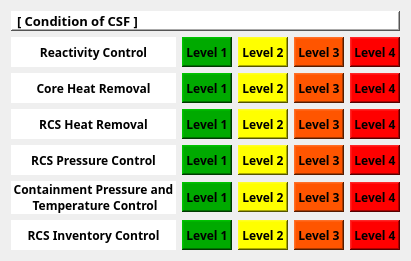
  <widget class="QWidget" name="gridLayoutWidget_2">
   <property name="geometry">
    <rect>
     <x>1180</x>
     <y>210</y>
     <width>411</width>
     <height>240</height>
    </rect>
   </property>
   <layout class="QGridLayout" name="gridLayout">
    <item row="0" column="0" colspan="5">
     <widget class="QLabel" name="label_3">
      <property name="maximumSize">
       <size>
        <width>1000</width>
        <height>20</height>
       </size>
      </property>
      <property name="font">
       <font>
        <family>Gadugi</family>
        <pointsize>10</pointsize>
        <weight>75</weight>
        <bold>true</bold>
       </font>
      </property>
      <property name="styleSheet">
       <string notr="true">background-color: rgb(255, 255, 255);</string>
      </property>
      <property name="frameShape">
       <enum>QFrame::WinPanel</enum>
      </property>
      <property name="frameShadow">
       <enum>QFrame::Raised</enum>
      </property>
      <property name="text">
       <string>[ Condition of CSF ]</string>
      </property>
      <property name="alignment">
       <set>Qt::AlignLeading|Qt::AlignLeft|Qt::AlignVCenter</set>
      </property>
     </widget>
    </item>
    <item row="3" column="0">
     <widget class="QLabel" name="label_6">
      <property name="font">
       <font>
        <family>Gadugi</family>
        <weight>75</weight>
        <bold>true</bold>
       </font>
      </property>
      <property name="styleSheet">
       <string notr="true">background-color: rgb(255, 255, 255);</string>
      </property>
      <property name="text">
       <string>RCS Heat Removal</string>
      </property>
      <property name="alignment">
       <set>Qt::AlignCenter</set>
      </property>
     </widget>
    </item>
    <item row="5" column="0">
     <widget class="QLabel" name="label_8">
      <property name="font">
       <font>
        <family>Gadugi</family>
        <weight>75</weight>
        <bold>true</bold>
       </font>
      </property>
      <property name="styleSheet">
       <string notr="true">background-color: rgb(255, 255, 255);</string>
      </property>
      <property name="text">
       <string>Containment Pressure and
 Temperature Control</string>
      </property>
      <property name="alignment">
       <set>Qt::AlignCenter</set>
      </property>
     </widget>
    </item>
    <item row="6" column="4">
     <widget class="QLabel" name="CSF_1_24">
      <property name="sizePolicy">
       <sizepolicy hsizetype="Fixed" vsizetype="Fixed">
        <horstretch>0</horstretch>
        <verstretch>0</verstretch>
       </sizepolicy>
      </property>
      <property name="minimumSize">
       <size>
        <width>50</width>
        <height>30</height>
       </size>
      </property>
      <property name="maximumSize">
       <size>
        <width>50</width>
        <height>30</height>
       </size>
      </property>
      <property name="font">
       <font>
        <family>Gadugi</family>
        <weight>75</weight>
        <bold>true</bold>
       </font>
      </property>
      <property name="styleSheet">
       <string notr="true">background-color: rgb(255, 0, 0);</string>
      </property>
      <property name="frameShape">
       <enum>QFrame::WinPanel</enum>
      </property>
      <property name="frameShadow">
       <enum>QFrame::Raised</enum>
      </property>
      <property name="text">
       <string>Level 4</string>
      </property>
      <property name="alignment">
       <set>Qt::AlignCenter</set>
      </property>
     </widget>
    </item>
    <item row="4" column="0">
     <widget class="QLabel" name="label_7">
      <property name="font">
       <font>
        <family>Gadugi</family>
        <weight>75</weight>
        <bold>true</bold>
       </font>
      </property>
      <property name="styleSheet">
       <string notr="true">background-color: rgb(255, 255, 255);</string>
      </property>
      <property name="text">
       <string>RCS Pressure Control</string>
      </property>
      <property name="alignment">
       <set>Qt::AlignCenter</set>
      </property>
     </widget>
    </item>
    <item row="6" column="2">
     <widget class="QLabel" name="CSF_1_22">
      <property name="sizePolicy">
       <sizepolicy hsizetype="Fixed" vsizetype="Fixed">
        <horstretch>0</horstretch>
        <verstretch>0</verstretch>
       </sizepolicy>
      </property>
      <property name="minimumSize">
       <size>
        <width>50</width>
        <height>30</height>
       </size>
      </property>
      <property name="maximumSize">
       <size>
        <width>50</width>
        <height>30</height>
       </size>
      </property>
      <property name="font">
       <font>
        <family>Gadugi</family>
        <weight>75</weight>
        <bold>true</bold>
       </font>
      </property>
      <property name="styleSheet">
       <string notr="true">background-color: rgb(255, 255, 0);</string>
      </property>
      <property name="frameShape">
       <enum>QFrame::WinPanel</enum>
      </property>
      <property name="frameShadow">
       <enum>QFrame::Raised</enum>
      </property>
      <property name="text">
       <string>Level 2</string>
      </property>
      <property name="alignment">
       <set>Qt::AlignCenter</set>
      </property>
     </widget>
    </item>
    <item row="6" column="1">
     <widget class="QLabel" name="CSF_1_21">
      <property name="sizePolicy">
       <sizepolicy hsizetype="Fixed" vsizetype="Fixed">
        <horstretch>0</horstretch>
        <verstretch>0</verstretch>
       </sizepolicy>
      </property>
      <property name="minimumSize">
       <size>
        <width>50</width>
        <height>30</height>
       </size>
      </property>
      <property name="maximumSize">
       <size>
        <width>50</width>
        <height>30</height>
       </size>
      </property>
      <property name="font">
       <font>
        <family>Gadugi</family>
        <weight>75</weight>
        <bold>true</bold>
       </font>
      </property>
      <property name="styleSheet">
       <string notr="true">background-color: rgb(0, 170, 0);</string>
      </property>
      <property name="frameShape">
       <enum>QFrame::WinPanel</enum>
      </property>
      <property name="frameShadow">
       <enum>QFrame::Raised</enum>
      </property>
      <property name="text">
       <string>Level 1</string>
      </property>
      <property name="alignment">
       <set>Qt::AlignCenter</set>
      </property>
     </widget>
    </item>
    <item row="6" column="0">
     <widget class="QLabel" name="label_9">
      <property name="font">
       <font>
        <family>Gadugi</family>
        <weight>75</weight>
        <bold>true</bold>
       </font>
      </property>
      <property name="styleSheet">
       <string notr="true">background-color: rgb(255, 255, 255);</string>
      </property>
      <property name="text">
       <string>RCS Inventory Control</string>
      </property>
      <property name="alignment">
       <set>Qt::AlignCenter</set>
      </property>
     </widget>
    </item>
    <item row="6" column="3">
     <widget class="QLabel" name="CSF_1_23">
      <property name="sizePolicy">
       <sizepolicy hsizetype="Fixed" vsizetype="Fixed">
        <horstretch>0</horstretch>
        <verstretch>0</verstretch>
       </sizepolicy>
      </property>
      <property name="minimumSize">
       <size>
        <width>50</width>
        <height>30</height>
       </size>
      </property>
      <property name="maximumSize">
       <size>
        <width>50</width>
        <height>30</height>
       </size>
      </property>
      <property name="font">
       <font>
        <family>Gadugi</family>
        <weight>75</weight>
        <bold>true</bold>
       </font>
      </property>
      <property name="styleSheet">
       <string notr="true">background-color: rgb(255, 85, 0);</string>
      </property>
      <property name="frameShape">
       <enum>QFrame::WinPanel</enum>
      </property>
      <property name="frameShadow">
       <enum>QFrame::Raised</enum>
      </property>
      <property name="text">
       <string>Level 3</string>
      </property>
      <property name="alignment">
       <set>Qt::AlignCenter</set>
      </property>
     </widget>
    </item>
    <item row="4" column="2">
     <widget class="QLabel" name="CSF_1_14">
      <property name="sizePolicy">
       <sizepolicy hsizetype="Fixed" vsizetype="Fixed">
        <horstretch>0</horstretch>
        <verstretch>0</verstretch>
       </sizepolicy>
      </property>
      <property name="minimumSize">
       <size>
        <width>50</width>
        <height>30</height>
       </size>
      </property>
      <property name="maximumSize">
       <size>
        <width>50</width>
        <height>30</height>
       </size>
      </property>
      <property name="font">
       <font>
        <family>Gadugi</family>
        <weight>75</weight>
        <bold>true</bold>
       </font>
      </property>
      <property name="styleSheet">
       <string notr="true">background-color: rgb(255, 255, 0);</string>
      </property>
      <property name="frameShape">
       <enum>QFrame::WinPanel</enum>
      </property>
      <property name="frameShadow">
       <enum>QFrame::Raised</enum>
      </property>
      <property name="text">
       <string>Level 2</string>
      </property>
      <property name="alignment">
       <set>Qt::AlignCenter</set>
      </property>
     </widget>
    </item>
    <item row="2" column="2">
     <widget class="QLabel" name="CSF_1_6">
      <property name="sizePolicy">
       <sizepolicy hsizetype="Fixed" vsizetype="Fixed">
        <horstretch>0</horstretch>
        <verstretch>0</verstretch>
       </sizepolicy>
      </property>
      <property name="minimumSize">
       <size>
        <width>50</width>
        <height>30</height>
       </size>
      </property>
      <property name="maximumSize">
       <size>
        <width>50</width>
        <height>30</height>
       </size>
      </property>
      <property name="font">
       <font>
        <family>Gadugi</family>
        <weight>75</weight>
        <bold>true</bold>
       </font>
      </property>
      <property name="styleSheet">
       <string notr="true">background-color: rgb(255, 255, 0);</string>
      </property>
      <property name="frameShape">
       <enum>QFrame::WinPanel</enum>
      </property>
      <property name="frameShadow">
       <enum>QFrame::Raised</enum>
      </property>
      <property name="text">
       <string>Level 2</string>
      </property>
      <property name="alignment">
       <set>Qt::AlignCenter</set>
      </property>
     </widget>
    </item>
    <item row="1" column="3">
     <widget class="QLabel" name="CSF_1_3">
      <property name="sizePolicy">
       <sizepolicy hsizetype="Fixed" vsizetype="Fixed">
        <horstretch>0</horstretch>
        <verstretch>0</verstretch>
       </sizepolicy>
      </property>
      <property name="minimumSize">
       <size>
        <width>50</width>
        <height>30</height>
       </size>
      </property>
      <property name="maximumSize">
       <size>
        <width>50</width>
        <height>30</height>
       </size>
      </property>
      <property name="font">
       <font>
        <family>Gadugi</family>
        <weight>75</weight>
        <bold>true</bold>
       </font>
      </property>
      <property name="styleSheet">
       <string notr="true">background-color: rgb(255, 85, 0);</string>
      </property>
      <property name="frameShape">
       <enum>QFrame::WinPanel</enum>
      </property>
      <property name="frameShadow">
       <enum>QFrame::Raised</enum>
      </property>
      <property name="text">
       <string>Level 3</string>
      </property>
      <property name="alignment">
       <set>Qt::AlignCenter</set>
      </property>
     </widget>
    </item>
    <item row="2" column="3">
     <widget class="QLabel" name="CSF_1_7">
      <property name="sizePolicy">
       <sizepolicy hsizetype="Fixed" vsizetype="Fixed">
        <horstretch>0</horstretch>
        <verstretch>0</verstretch>
       </sizepolicy>
      </property>
      <property name="minimumSize">
       <size>
        <width>50</width>
        <height>30</height>
       </size>
      </property>
      <property name="maximumSize">
       <size>
        <width>50</width>
        <height>30</height>
       </size>
      </property>
      <property name="font">
       <font>
        <family>Gadugi</family>
        <weight>75</weight>
        <bold>true</bold>
       </font>
      </property>
      <property name="styleSheet">
       <string notr="true">background-color: rgb(255, 85, 0);</string>
      </property>
      <property name="frameShape">
       <enum>QFrame::WinPanel</enum>
      </property>
      <property name="frameShadow">
       <enum>QFrame::Raised</enum>
      </property>
      <property name="text">
       <string>Level 3</string>
      </property>
      <property name="alignment">
       <set>Qt::AlignCenter</set>
      </property>
     </widget>
    </item>
    <item row="2" column="1">
     <widget class="QLabel" name="CSF_1_5">
      <property name="sizePolicy">
       <sizepolicy hsizetype="Fixed" vsizetype="Fixed">
        <horstretch>0</horstretch>
        <verstretch>0</verstretch>
       </sizepolicy>
      </property>
      <property name="minimumSize">
       <size>
        <width>50</width>
        <height>30</height>
       </size>
      </property>
      <property name="maximumSize">
       <size>
        <width>50</width>
        <height>30</height>
       </size>
      </property>
      <property name="font">
       <font>
        <family>Gadugi</family>
        <weight>75</weight>
        <bold>true</bold>
       </font>
      </property>
      <property name="styleSheet">
       <string notr="true">background-color: rgb(0, 170, 0);</string>
      </property>
      <property name="frameShape">
       <enum>QFrame::WinPanel</enum>
      </property>
      <property name="frameShadow">
       <enum>QFrame::Raised</enum>
      </property>
      <property name="text">
       <string>Level 1</string>
      </property>
      <property name="alignment">
       <set>Qt::AlignCenter</set>
      </property>
     </widget>
    </item>
    <item row="2" column="0">
     <widget class="QLabel" name="label_5">
      <property name="font">
       <font>
        <family>Gadugi</family>
        <weight>75</weight>
        <bold>true</bold>
       </font>
      </property>
      <property name="styleSheet">
       <string notr="true">background-color: rgb(255, 255, 255);</string>
      </property>
      <property name="text">
       <string>Core Heat Removal</string>
      </property>
      <property name="alignment">
       <set>Qt::AlignCenter</set>
      </property>
     </widget>
    </item>
    <item row="1" column="2">
     <widget class="QLabel" name="CSF_1_2">
      <property name="sizePolicy">
       <sizepolicy hsizetype="Fixed" vsizetype="Fixed">
        <horstretch>0</horstretch>
        <verstretch>0</verstretch>
       </sizepolicy>
      </property>
      <property name="minimumSize">
       <size>
        <width>50</width>
        <height>30</height>
       </size>
      </property>
      <property name="maximumSize">
       <size>
        <width>50</width>
        <height>30</height>
       </size>
      </property>
      <property name="font">
       <font>
        <family>Gadugi</family>
        <weight>75</weight>
        <bold>true</bold>
       </font>
      </property>
      <property name="styleSheet">
       <string notr="true">background-color: rgb(255, 255, 0);</string>
      </property>
      <property name="frameShape">
       <enum>QFrame::WinPanel</enum>
      </property>
      <property name="frameShadow">
       <enum>QFrame::Raised</enum>
      </property>
      <property name="text">
       <string>Level 2</string>
      </property>
      <property name="alignment">
       <set>Qt::AlignCenter</set>
      </property>
     </widget>
    </item>
    <item row="1" column="0">
     <widget class="QLabel" name="label_4">
      <property name="font">
       <font>
        <family>Gadugi</family>
        <weight>75</weight>
        <bold>true</bold>
       </font>
      </property>
      <property name="styleSheet">
       <string notr="true">background-color: rgb(255, 255, 255);</string>
      </property>
      <property name="text">
       <string>Reactivity Control</string>
      </property>
      <property name="alignment">
       <set>Qt::AlignCenter</set>
      </property>
     </widget>
    </item>
    <item row="4" column="1">
     <widget class="QLabel" name="CSF_1_13">
      <property name="sizePolicy">
       <sizepolicy hsizetype="Fixed" vsizetype="Fixed">
        <horstretch>0</horstretch>
        <verstretch>0</verstretch>
       </sizepolicy>
      </property>
      <property name="minimumSize">
       <size>
        <width>50</width>
        <height>30</height>
       </size>
      </property>
      <property name="maximumSize">
       <size>
        <width>50</width>
        <height>30</height>
       </size>
      </property>
      <property name="font">
       <font>
        <family>Gadugi</family>
        <weight>75</weight>
        <bold>true</bold>
       </font>
      </property>
      <property name="styleSheet">
       <string notr="true">background-color: rgb(0, 170, 0);</string>
      </property>
      <property name="frameShape">
       <enum>QFrame::WinPanel</enum>
      </property>
      <property name="frameShadow">
       <enum>QFrame::Raised</enum>
      </property>
      <property name="text">
       <string>Level 1</string>
      </property>
      <property name="alignment">
       <set>Qt::AlignCenter</set>
      </property>
     </widget>
    </item>
    <item row="3" column="3">
     <widget class="QLabel" name="CSF_1_11">
      <property name="sizePolicy">
       <sizepolicy hsizetype="Fixed" vsizetype="Fixed">
        <horstretch>0</horstretch>
        <verstretch>0</verstretch>
       </sizepolicy>
      </property>
      <property name="minimumSize">
       <size>
        <width>50</width>
        <height>30</height>
       </size>
      </property>
      <property name="maximumSize">
       <size>
        <width>50</width>
        <height>30</height>
       </size>
      </property>
      <property name="font">
       <font>
        <family>Gadugi</family>
        <weight>75</weight>
        <bold>true</bold>
       </font>
      </property>
      <property name="styleSheet">
       <string notr="true">background-color: rgb(255, 85, 0);</string>
      </property>
      <property name="frameShape">
       <enum>QFrame::WinPanel</enum>
      </property>
      <property name="frameShadow">
       <enum>QFrame::Raised</enum>
      </property>
      <property name="text">
       <string>Level 3</string>
      </property>
      <property name="alignment">
       <set>Qt::AlignCenter</set>
      </property>
     </widget>
    </item>
    <item row="4" column="3">
     <widget class="QLabel" name="CSF_1_15">
      <property name="sizePolicy">
       <sizepolicy hsizetype="Fixed" vsizetype="Fixed">
        <horstretch>0</horstretch>
        <verstretch>0</verstretch>
       </sizepolicy>
      </property>
      <property name="minimumSize">
       <size>
        <width>50</width>
        <height>30</height>
       </size>
      </property>
      <property name="maximumSize">
       <size>
        <width>50</width>
        <height>30</height>
       </size>
      </property>
      <property name="font">
       <font>
        <family>Gadugi</family>
        <weight>75</weight>
        <bold>true</bold>
       </font>
      </property>
      <property name="styleSheet">
       <string notr="true">background-color: rgb(255, 85, 0);</string>
      </property>
      <property name="frameShape">
       <enum>QFrame::WinPanel</enum>
      </property>
      <property name="frameShadow">
       <enum>QFrame::Raised</enum>
      </property>
      <property name="text">
       <string>Level 3</string>
      </property>
      <property name="alignment">
       <set>Qt::AlignCenter</set>
      </property>
     </widget>
    </item>
    <item row="3" column="1">
     <widget class="QLabel" name="CSF_1_9">
      <property name="sizePolicy">
       <sizepolicy hsizetype="Fixed" vsizetype="Fixed">
        <horstretch>0</horstretch>
        <verstretch>0</verstretch>
       </sizepolicy>
      </property>
      <property name="minimumSize">
       <size>
        <width>50</width>
        <height>30</height>
       </size>
      </property>
      <property name="maximumSize">
       <size>
        <width>50</width>
        <height>30</height>
       </size>
      </property>
      <property name="font">
       <font>
        <family>Gadugi</family>
        <weight>75</weight>
        <bold>true</bold>
       </font>
      </property>
      <property name="styleSheet">
       <string notr="true">background-color: rgb(0, 170, 0);</string>
      </property>
      <property name="frameShape">
       <enum>QFrame::WinPanel</enum>
      </property>
      <property name="frameShadow">
       <enum>QFrame::Raised</enum>
      </property>
      <property name="text">
       <string>Level 1</string>
      </property>
      <property name="alignment">
       <set>Qt::AlignCenter</set>
      </property>
     </widget>
    </item>
    <item row="1" column="1">
     <widget class="QLabel" name="CSF_1_1">
      <property name="sizePolicy">
       <sizepolicy hsizetype="Fixed" vsizetype="Fixed">
        <horstretch>0</horstretch>
        <verstretch>0</verstretch>
       </sizepolicy>
      </property>
      <property name="minimumSize">
       <size>
        <width>50</width>
        <height>30</height>
       </size>
      </property>
      <property name="maximumSize">
       <size>
        <width>50</width>
        <height>30</height>
       </size>
      </property>
      <property name="font">
       <font>
        <family>Gadugi</family>
        <weight>75</weight>
        <bold>true</bold>
       </font>
      </property>
      <property name="styleSheet">
       <string notr="true">background-color: rgb(0, 170, 0);</string>
      </property>
      <property name="frameShape">
       <enum>QFrame::WinPanel</enum>
      </property>
      <property name="frameShadow">
       <enum>QFrame::Raised</enum>
      </property>
      <property name="text">
       <string>Level 1</string>
      </property>
      <property name="alignment">
       <set>Qt::AlignCenter</set>
      </property>
     </widget>
    </item>
    <item row="3" column="4">
     <widget class="QLabel" name="CSF_1_12">
      <property name="sizePolicy">
       <sizepolicy hsizetype="Fixed" vsizetype="Fixed">
        <horstretch>0</horstretch>
        <verstretch>0</verstretch>
       </sizepolicy>
      </property>
      <property name="minimumSize">
       <size>
        <width>50</width>
        <height>30</height>
       </size>
      </property>
      <property name="maximumSize">
       <size>
        <width>50</width>
        <height>30</height>
       </size>
      </property>
      <property name="font">
       <font>
        <family>Gadugi</family>
        <weight>75</weight>
        <bold>true</bold>
       </font>
      </property>
      <property name="styleSheet">
       <string notr="true">background-color: rgb(255, 0, 0);</string>
      </property>
      <property name="frameShape">
       <enum>QFrame::WinPanel</enum>
      </property>
      <property name="frameShadow">
       <enum>QFrame::Raised</enum>
      </property>
      <property name="text">
       <string>Level 4</string>
      </property>
      <property name="alignment">
       <set>Qt::AlignCenter</set>
      </property>
     </widget>
    </item>
    <item row="4" column="4">
     <widget class="QLabel" name="CSF_1_16">
      <property name="sizePolicy">
       <sizepolicy hsizetype="Fixed" vsizetype="Fixed">
        <horstretch>0</horstretch>
        <verstretch>0</verstretch>
       </sizepolicy>
      </property>
      <property name="minimumSize">
       <size>
        <width>50</width>
        <height>30</height>
       </size>
      </property>
      <property name="maximumSize">
       <size>
        <width>50</width>
        <height>30</height>
       </size>
      </property>
      <property name="font">
       <font>
        <family>Gadugi</family>
        <weight>75</weight>
        <bold>true</bold>
       </font>
      </property>
      <property name="styleSheet">
       <string notr="true">background-color: rgb(255, 0, 0);</string>
      </property>
      <property name="frameShape">
       <enum>QFrame::WinPanel</enum>
      </property>
      <property name="frameShadow">
       <enum>QFrame::Raised</enum>
      </property>
      <property name="text">
       <string>Level 4</string>
      </property>
      <property name="alignment">
       <set>Qt::AlignCenter</set>
      </property>
     </widget>
    </item>
    <item row="1" column="4">
     <widget class="QLabel" name="CSF_1_4">
      <property name="sizePolicy">
       <sizepolicy hsizetype="Fixed" vsizetype="Fixed">
        <horstretch>0</horstretch>
        <verstretch>0</verstretch>
       </sizepolicy>
      </property>
      <property name="minimumSize">
       <size>
        <width>50</width>
        <height>30</height>
       </size>
      </property>
      <property name="maximumSize">
       <size>
        <width>50</width>
        <height>30</height>
       </size>
      </property>
      <property name="font">
       <font>
        <family>Gadugi</family>
        <weight>75</weight>
        <bold>true</bold>
       </font>
      </property>
      <property name="styleSheet">
       <string notr="true">background-color: rgb(255, 0, 0);</string>
      </property>
      <property name="frameShape">
       <enum>QFrame::WinPanel</enum>
      </property>
      <property name="frameShadow">
       <enum>QFrame::Raised</enum>
      </property>
      <property name="text">
       <string>Level 4</string>
      </property>
      <property name="alignment">
       <set>Qt::AlignCenter</set>
      </property>
     </widget>
    </item>
    <item row="5" column="4">
     <widget class="QLabel" name="CSF_1_20">
      <property name="sizePolicy">
       <sizepolicy hsizetype="Fixed" vsizetype="Fixed">
        <horstretch>0</horstretch>
        <verstretch>0</verstretch>
       </sizepolicy>
      </property>
      <property name="minimumSize">
       <size>
        <width>50</width>
        <height>30</height>
       </size>
      </property>
      <property name="maximumSize">
       <size>
        <width>50</width>
        <height>30</height>
       </size>
      </property>
      <property name="font">
       <font>
        <family>Gadugi</family>
        <weight>75</weight>
        <bold>true</bold>
       </font>
      </property>
      <property name="styleSheet">
       <string notr="true">background-color: rgb(255, 0, 0);</string>
      </property>
      <property name="frameShape">
       <enum>QFrame::WinPanel</enum>
      </property>
      <property name="frameShadow">
       <enum>QFrame::Raised</enum>
      </property>
      <property name="text">
       <string>Level 4</string>
      </property>
      <property name="alignment">
       <set>Qt::AlignCenter</set>
      </property>
     </widget>
    </item>
    <item row="3" column="2">
     <widget class="QLabel" name="CSF_1_10">
      <property name="sizePolicy">
       <sizepolicy hsizetype="Fixed" vsizetype="Fixed">
        <horstretch>0</horstretch>
        <verstretch>0</verstretch>
       </sizepolicy>
      </property>
      <property name="minimumSize">
       <size>
        <width>50</width>
        <height>30</height>
       </size>
      </property>
      <property name="maximumSize">
       <size>
        <width>50</width>
        <height>30</height>
       </size>
      </property>
      <property name="font">
       <font>
        <family>Gadugi</family>
        <weight>75</weight>
        <bold>true</bold>
       </font>
      </property>
      <property name="styleSheet">
       <string notr="true">background-color: rgb(255, 255, 0);</string>
      </property>
      <property name="frameShape">
       <enum>QFrame::WinPanel</enum>
      </property>
      <property name="frameShadow">
       <enum>QFrame::Raised</enum>
      </property>
      <property name="text">
       <string>Level 2</string>
      </property>
      <property name="alignment">
       <set>Qt::AlignCenter</set>
      </property>
     </widget>
    </item>
    <item row="5" column="3">
     <widget class="QLabel" name="CSF_1_19">
      <property name="sizePolicy">
       <sizepolicy hsizetype="Fixed" vsizetype="Fixed">
        <horstretch>0</horstretch>
        <verstretch>0</verstretch>
       </sizepolicy>
      </property>
      <property name="minimumSize">
       <size>
        <width>50</width>
        <height>30</height>
       </size>
      </property>
      <property name="maximumSize">
       <size>
        <width>50</width>
        <height>30</height>
       </size>
      </property>
      <property name="font">
       <font>
        <family>Gadugi</family>
        <weight>75</weight>
        <bold>true</bold>
       </font>
      </property>
      <property name="styleSheet">
       <string notr="true">background-color: rgb(255, 85, 0);</string>
      </property>
      <property name="frameShape">
       <enum>QFrame::WinPanel</enum>
      </property>
      <property name="frameShadow">
       <enum>QFrame::Raised</enum>
      </property>
      <property name="text">
       <string>Level 3</string>
      </property>
      <property name="alignment">
       <set>Qt::AlignCenter</set>
      </property>
     </widget>
    </item>
    <item row="5" column="2">
     <widget class="QLabel" name="CSF_1_18">
      <property name="sizePolicy">
       <sizepolicy hsizetype="Fixed" vsizetype="Fixed">
        <horstretch>0</horstretch>
        <verstretch>0</verstretch>
       </sizepolicy>
      </property>
      <property name="minimumSize">
       <size>
        <width>50</width>
        <height>30</height>
       </size>
      </property>
      <property name="maximumSize">
       <size>
        <width>50</width>
        <height>30</height>
       </size>
      </property>
      <property name="font">
       <font>
        <family>Gadugi</family>
        <weight>75</weight>
        <bold>true</bold>
       </font>
      </property>
      <property name="styleSheet">
       <string notr="true">background-color: rgb(255, 255, 0);</string>
      </property>
      <property name="frameShape">
       <enum>QFrame::WinPanel</enum>
      </property>
      <property name="frameShadow">
       <enum>QFrame::Raised</enum>
      </property>
      <property name="text">
       <string>Level 2</string>
      </property>
      <property name="alignment">
       <set>Qt::AlignCenter</set>
      </property>
     </widget>
    </item>
    <item row="5" column="1">
     <widget class="QLabel" name="CSF_1_17">
      <property name="sizePolicy">
       <sizepolicy hsizetype="Fixed" vsizetype="Fixed">
        <horstretch>0</horstretch>
        <verstretch>0</verstretch>
       </sizepolicy>
      </property>
      <property name="minimumSize">
       <size>
        <width>50</width>
        <height>30</height>
       </size>
      </property>
      <property name="maximumSize">
       <size>
        <width>50</width>
        <height>30</height>
       </size>
      </property>
      <property name="font">
       <font>
        <family>Gadugi</family>
        <weight>75</weight>
        <bold>true</bold>
       </font>
      </property>
      <property name="styleSheet">
       <string notr="true">background-color: rgb(0, 170, 0);</string>
      </property>
      <property name="frameShape">
       <enum>QFrame::WinPanel</enum>
      </property>
      <property name="frameShadow">
       <enum>QFrame::Raised</enum>
      </property>
      <property name="text">
       <string>Level 1</string>
      </property>
      <property name="alignment">
       <set>Qt::AlignCenter</set>
      </property>
     </widget>
    </item>
    <item row="2" column="4">
     <widget class="QLabel" name="CSF_1_8">
      <property name="sizePolicy">
       <sizepolicy hsizetype="Fixed" vsizetype="Fixed">
        <horstretch>0</horstretch>
        <verstretch>0</verstretch>
       </sizepolicy>
      </property>
      <property name="minimumSize">
       <size>
        <width>50</width>
        <height>30</height>
       </size>
      </property>
      <property name="maximumSize">
       <size>
        <width>50</width>
        <height>30</height>
       </size>
      </property>
      <property name="font">
       <font>
        <family>Gadugi</family>
        <weight>75</weight>
        <bold>true</bold>
       </font>
      </property>
      <property name="styleSheet">
       <string notr="true">background-color: rgb(255, 0, 0);</string>
      </property>
      <property name="frameShape">
       <enum>QFrame::WinPanel</enum>
      </property>
      <property name="frameShadow">
       <enum>QFrame::Raised</enum>
      </property>
      <property name="text">
       <string>Level 4</string>
      </property>
      <property name="alignment">
       <set>Qt::AlignCenter</set>
      </property>
     </widget>
    </item>
   </layout>
  </widget>
